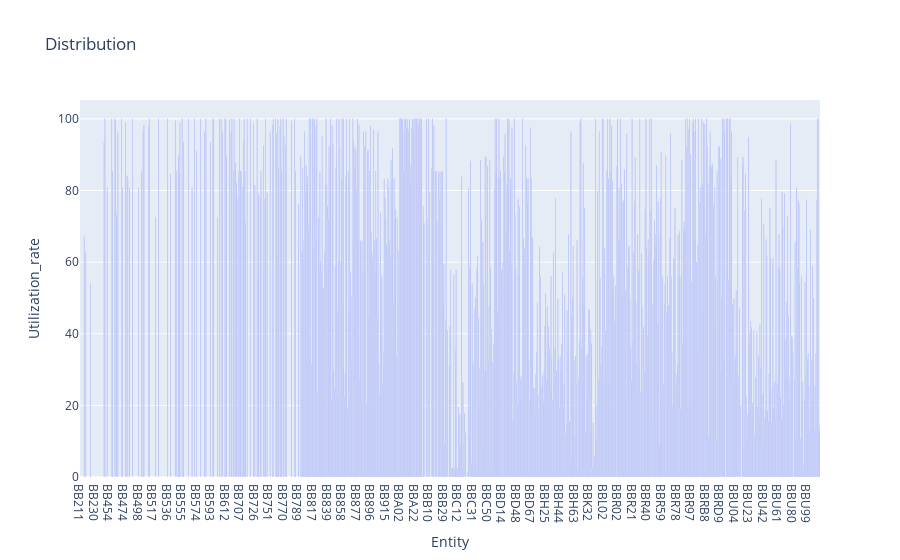

The notebook cell saved with this chart:
### Code cell
# Single 
import csv
import pandas as pd
import numpy as np
from datetime import datetime
import time
import os 
import plotly.express as px

#Step
# 1. Choose one output folder and put machine.csv in it.
# 2. Revise code variable of filename and input_scheduling_time to run it.

# read file
filename= '/output_0-19' #input
machines_df = pd.read_csv("./"+ filename +"/machines.csv")
config_df = pd.read_csv("./"+ filename +"/config.csv")[['peak_period','minute_threshold','weight_setup_times','weight_cr']]
std_df =pd.read_csv(("./"+ filename +"/config.csv"))["std_time"]
result_df = pd.read_csv("./"+ filename +"/result.csv")
gap_record_df = pd.read_csv("./"+ filename +"/record_gap.csv")

# time convert
input_scheduling_time= '2022-05-09 07:30' #input
std_time = int(time.mktime(time.strptime(std_df.iloc[0], "%y-%m-%d %H:%M")))
scheduling_time = int(time.mktime(time.strptime(input_scheduling_time, "%Y-%m-%d %H:%M")))
gap_time= round((scheduling_time - std_time)/60)
print(gap_time)
g_start_T= 0+ gap_time
g_end_T= 1440 + gap_time
rows=[]

# Get rid of repeative value
repeative_index = list(result_df[result_df.duplicated("lot_number",keep=False)].index)   #重複值包含空值!
delete_index =[]
for i in range(len(repeative_index)):
    if result_df.iloc[repeative_index[i]].at['oper'] !=0: # remove overlap job #刪掉非機台上有被排上的貨
        if result_df.iloc[repeative_index[i]].at['process_time'] !=0: # remove overlap job #刪掉非機台上有被排上的貨
            delete_index.append(repeative_index[i])
        
no_NA_df = result_df.drop(index=delete_index)
no_NA_df.reset_index(inplace=True, drop=True)

# Test range

#----------------------------
def get_setup(gap_record_df):
    oneday_gap_record_df= gap_record_df[(gap_record_df.start_time>=g_start_T) & (gap_record_df.start_time<=g_end_T)]
    #oneday_gap_record_df= gap_record_df[(gap_record_df.end_time>=g_start_T) & (gap_record_df.start_time<=g_end_T)]
    return len(oneday_gap_record_df.index)
    
# 改機
def get_setup_o(no_NA_df):

    sorted_result_df=no_NA_df[no_NA_df["start_time"]<= g_end_T].sort_values(by=['entity', 'end_time']) #within one day
    setup_dict ={}
    times_info_list=[]
    entity_name= sorted_result_df['entity'].iloc[0] # default
    bd_id = sorted_result_df['bd_id'].iloc[0]       # default
    total_setup_times=0

    for i in range(len(sorted_result_df.index)): # serach for all data
        if entity_name == sorted_result_df['entity'].iloc[i]:  # If entity is same, need to judge whether bd_id is same. Else, record new entity(key)

            if bd_id != sorted_result_df['bd_id'].iloc[i]: # if bd_id is different need to record
                setup_start=sorted_result_df['end_time'].iloc[i-1]  #the endT of previous and convert to date
                setup_end=sorted_result_df['start_time'].iloc[i]  #the startT of current and convert to date
                # record
                if setup_start >= g_start_T: #**
                    times_info_list.append(str(setup_start)+' > '+str(setup_end)) 
                    total_setup_times +=1
                bd_id = sorted_result_df['bd_id'].iloc[i]

        else: 
            #add to dict
            setup_dict[entity_name]=times_info_list
            # if len(times_info_list)!=0:
            #     print(entity_name," ",len(times_info_list))
            #next entity
            entity_name = sorted_result_df['entity'].iloc[i]
            bd_id = sorted_result_df['bd_id'].iloc[i]
            times_info_list=[]
    # test it
    #print(setup_dict)  

    return total_setup_times
    

# utilization
def get_utilization(no_NA_df):
    #oneday_result=no_NA_df[no_NA_df["start_time"]<= g_end_T]  # for 空機&稼動率
    oneday_result = no_NA_df[(no_NA_df.end_time>=g_start_T) & (no_NA_df.start_time<=g_end_T)]
    entities=oneday_result.groupby("entity") #within one day
    entity_key_list= list(entities.groups.keys())
    total_processing_time=0
    total_processing_time_list=[]
    utilization_rate=0
    utilization_rate_dic={}
    utilization_rate_list=[]
    ## 一日空機
    count=0
    a = list(entities.size())
    for i in range(len(a)):
        if a[i]==1:
            count+=1

    #-----------------------------------------------------------------

    for i in range(len(entity_key_list)): #len(entity_key_list)
        key= entity_key_list[i]
        if i !=0: # first not in 
            total_processing_time_list.append(total_processing_time)
            #total_processing_time_list.append((entity_key_list[i-1],total_processing_time)) # test
            utilization_rate_dic[entity_key_list[i-1]] = round(total_processing_time/1440*100,2)
            total_processing_time=0

        for j in range(len(entities.groups[entity_key_list[i]])):
            row_index=entities.groups[key][j]
            if float(no_NA_df.iloc[row_index].at['start_time']) < g_start_T and float(no_NA_df.iloc[row_index].at['end_time']) >g_end_T : # 
                processing_time = 1440
            elif float(no_NA_df.iloc[row_index].at['start_time']) < g_start_T and float(no_NA_df.iloc[row_index].at['end_time']) <=g_end_T: # exceed one day
                processing_time = float(no_NA_df.iloc[row_index].at['end_time']) - g_start_T 
            elif float(no_NA_df.iloc[row_index].at['start_time']) >= g_start_T and float(no_NA_df.iloc[row_index].at['end_time']) >g_end_T: # exceed one day
                processing_time = g_end_T - float(no_NA_df.iloc[row_index].at['start_time'])
            else: # normal 
                processing_time = float(no_NA_df.iloc[row_index].at['end_time']) - float(no_NA_df.iloc[row_index].at['start_time']) 

            total_processing_time += processing_time

        if i == len(entity_key_list)-1: # final one
            total_processing_time_list.append(total_processing_time)
            ## test it
            #total_processing_time_list.append((entity_key_list[i],total_processing_time)) # test
            utilization_rate_dic[entity_key_list[i]] = round(total_processing_time/1440*100,2)

    #print(len(total_processing_time_list))                                             # test
    #print(utilization_rate_dic)  

    # plot 
    u_df = pd.DataFrame(list(utilization_rate_dic.items()),columns=['Entity', 'Utilization_rate'])
    # fig = px.bar(u_df, x='Entity', y='Utilization_rate', title='Distribution')
    # fig.show()
    ratio= sum(total_processing_time_list)/(1440*len(machines_df.index))

    return "{:.2%}".format(ratio),u_df
    

# 一日產量
def get_outplan(no_NA_df):
    outplan_df = no_NA_df[(no_NA_df.end_time>=g_start_T) & (no_NA_df.end_time<=g_end_T)]
    outplan_df.reset_index(inplace=True, drop=True)
    outplan = 0
    for i in range(len(outplan_df.index)):
        outplan += outplan_df.iloc[i].at['qty']
    if outplan>1000:
        #print("產量:",round(outplan/1000),"K")
        return str(round(outplan/1000))+'K' 
    else:
        #print("產量:",outplan)
        return outplan 

# 排上機
def get_running_machines(no_NA_df,machines_df):
    outplan_df = no_NA_df[(no_NA_df.end_time>=g_start_T) & (no_NA_df.start_time<=g_end_T)]
    outplan_df.reset_index(inplace=True, drop=True)    
    entities=outplan_df.groupby("entity") #within one day
    entity_key_list= list(entities.groups.keys())

    # total machine
    entities_2=machines_df.groupby("ENTITY") #within one day
    entity_key_list_2 = list(entities_2.groups.keys())

    # print no caculate utilization entity
    not_in_one_day = list(set(entity_key_list_2) - set(entity_key_list))
    print("Not running:",sorted(not_in_one_day))
    return "{}/{}".format(len(entity_key_list),len(entity_key_list_2)), not_in_one_day

utilization_data = get_utilization(no_NA_df)
get_running_machines_data = get_running_machines(no_NA_df,machines_df)

rows.append([get_setup(gap_record_df),utilization_data[0],get_outplan(no_NA_df),get_running_machines_data[0]])

indicator_df = pd.DataFrame(rows,columns=['Setup','Utilization','Outplan','Running_machines'])
final_df = pd.concat([config_df,indicator_df],axis=1)
# write to csv
#final_df.to_csv("indicator_"+ filename +".csv", index=False ,na_rep=0,encoding='utf_8_sig') 
#final_df
# get_utilization(no_NA_df)[1]

not_run_dic={}
for i in get_running_machines_data[1]:
    not_run_dic[i]=0
not_df = pd.DataFrame(list(not_run_dic.items()),columns=['Entity', 'Utilization_rate'])

aaa = pd.concat([utilization_data[1], not_df], join="inner")
fig = px.bar(aaa.sort_values(by=['Entity']), x='Entity', y='Utilization_rate', title='Distribution')
fig.show()
#fig.write_html("utilization.html")

### Figure 1 — Plotly figure (JSON) as saved in the notebook; plotly's stock layout.template omitted (floating-point values rounded to 4 significant figures; data arrays with more than 128 entries replaced by an {"elided": "..."} marker saying what was removed)
{"data": [{"alignmentgroup": "True", "hovertemplate": "Entity=%{x}<br>Utilization_rate=%{y}<extra></extra>", "legendgroup": "", "marker": {"color": "#636efa"}, "name": "", "offsetgroup": "", "orientation": "v", "showlegend": false, "textposition": "auto", "type": "bar", "x": {"elided": "967 str values"}, "xaxis": "x", "y": {"elided": "967 float values"}, "yaxis": "y"}], "layout": {"barmode": "relative", "legend": {"tracegroupgap": 0}, "title": {"text": "Distribution"}, "xaxis": {"anchor": "y", "domain": [0, 1], "title": {"text": "Entity"}}, "yaxis": {"anchor": "x", "domain": [0, 1], "title": {"text": "Utilization_rate"}}}}
